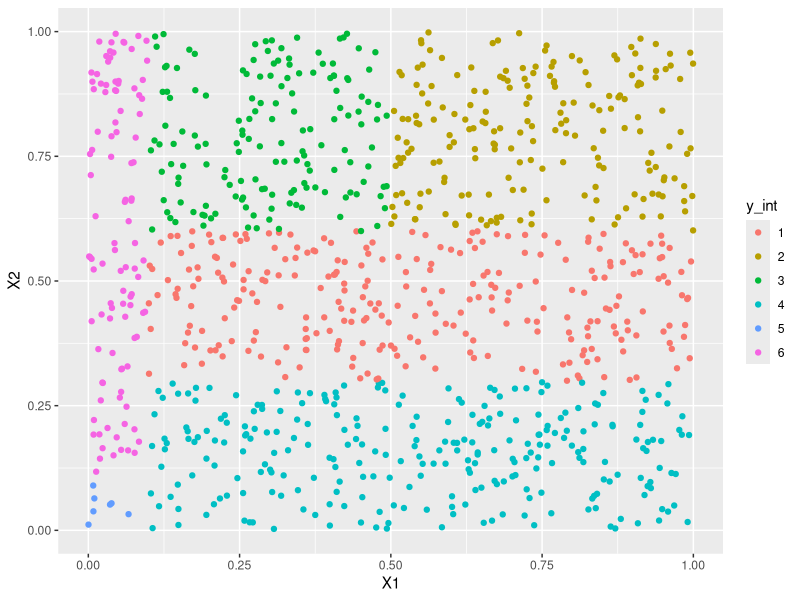
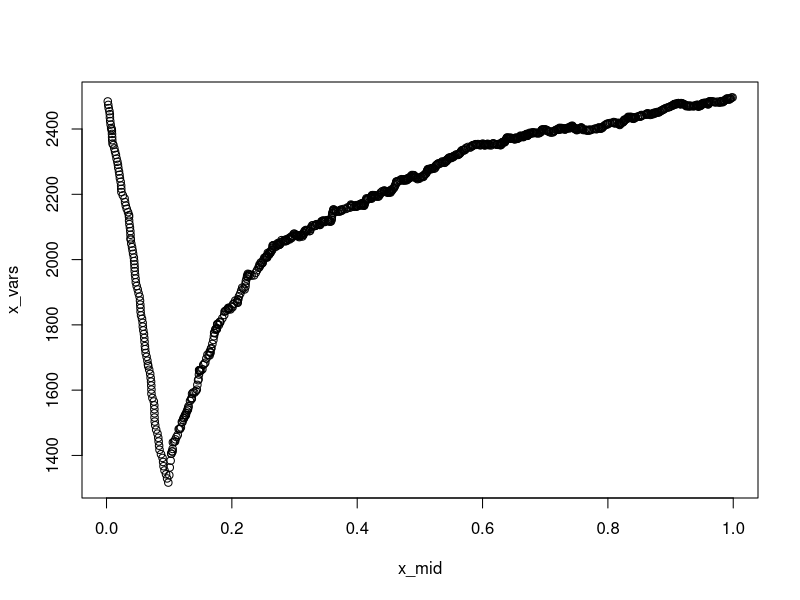
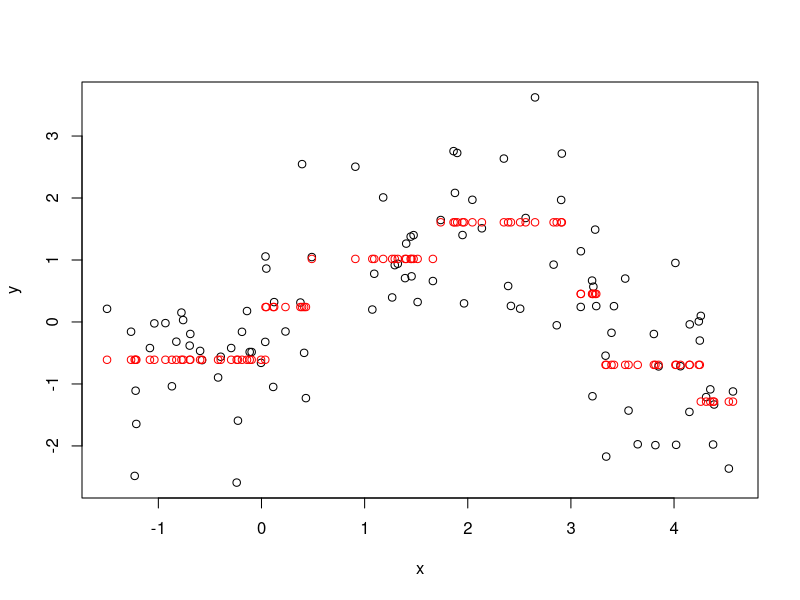
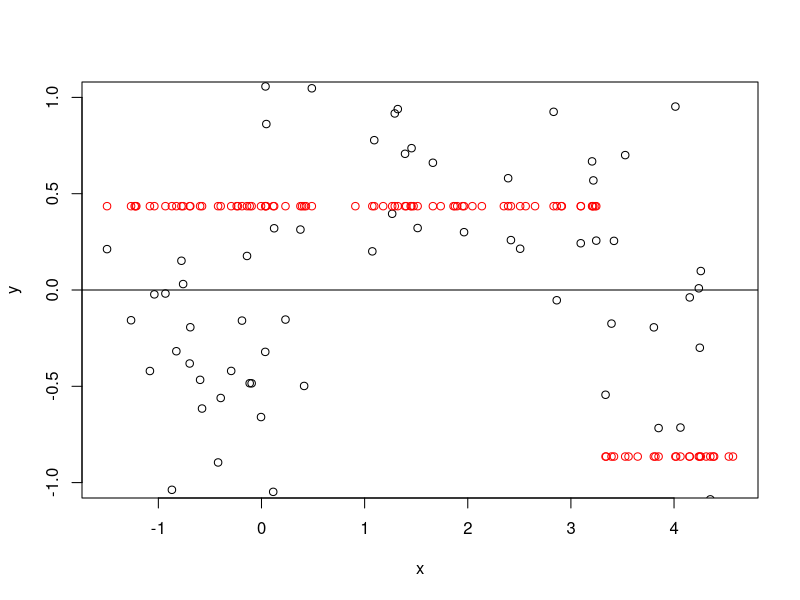
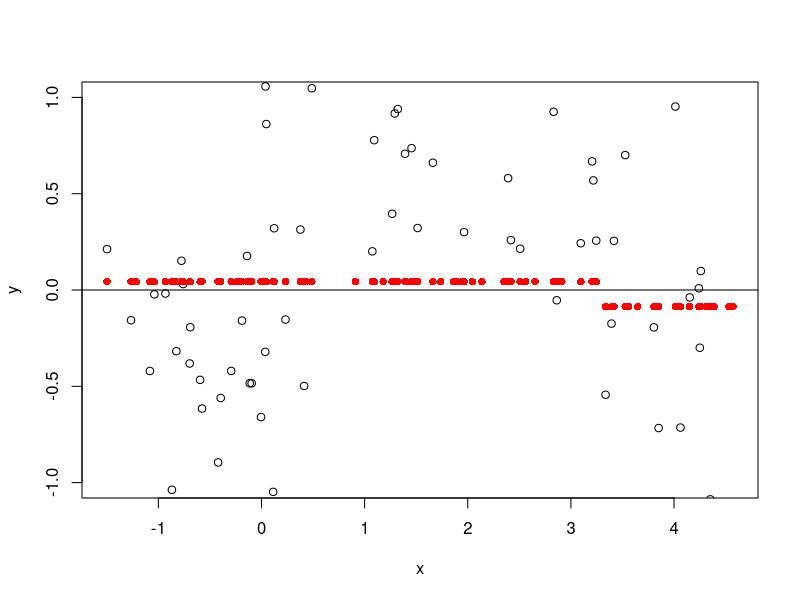
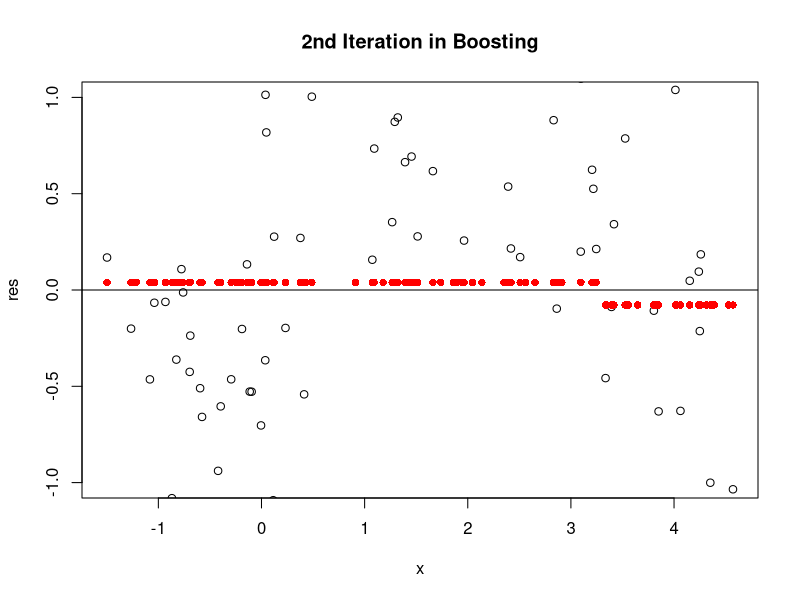
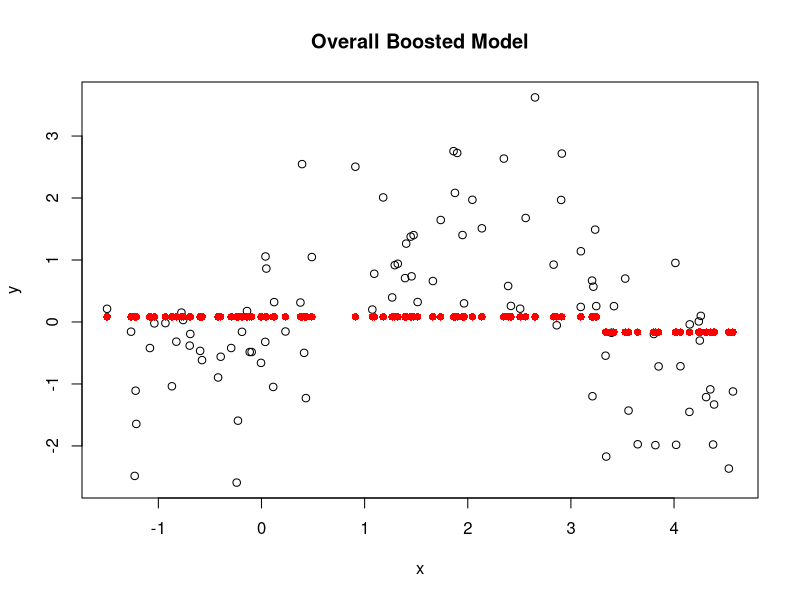
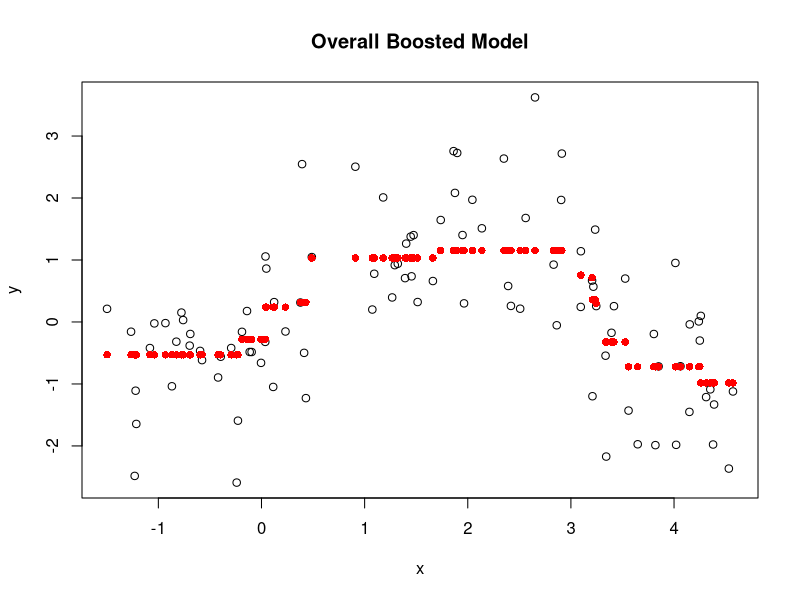

Here is the R script that generated these plots, in order:
## ---- chunk 1
knitr::opts_chunk$set(echo = TRUE)
library(rpart)
## ---- chunk 2
n <- 1000
x <- cbind(runif(n), runif(n))
y <- rep(1, n)
noise_sd <- 0.1
rect <- x[, 1] > 0.1 & x[, 2] < 0.6 & x[, 2] > 0.3
y[rect] <- rnorm(sum(rect), 1, noise_sd)
rect <- x[, 1] > 0.5 & x[, 2] > 0.6
y[rect] <- rnorm(sum(rect), 2, noise_sd)
rect <- x[, 1] < 0.5 & x[, 1] > 0.1 & x[, 2] > 0.6
y[rect] <- rnorm(sum(rect), 3, noise_sd)
rect <- x[, 1] > 0.1 & x[, 2] < 0.3
y[rect] <- rnorm(sum(rect), 4, noise_sd)
rect <- x[, 1] < 0.1 & x[, 2] < 0.1
y[rect] <- rnorm(sum(rect), 5, noise_sd)
rect <- x[, 1] < 0.1 & x[, 2] > 0.1
y[rect] <- rnorm(sum(rect), 6, noise_sd)

df <- data.frame(x, y, y_int = as.factor(round(y)))
library(ggplot2)
base_plot <- ggplot(df, aes(X1, X2, color=y_int)) + geom_point()

base_plot
## ---- chunk 3
split_var <- function(split, x, y){
  condition <- x >= split
  sum_squares <- var(y[condition]) * sum(condition) + var(y[!condition]) * sum(!condition)
  return(sum_squares)
}
uniq_x <- sort(unique(x[, 1]))
x_mid <- (uniq_x[-length(uniq_x)] + uniq_x[-1]) / 2
x_vars <- sapply(x_mid, split_var, x=x[, 1], y=y)
plot(x_mid, x_vars)
min(x_vars, na.rm=TRUE)
x_mid[which.min(x_vars)]

cart <- rpart(y ~ x)#, control = list(cp = 0.05))
cart
## ---- chunk 4
y_fac <- as.factor(round(y))
cart1 <- rpart(y_fac ~ x)
## ---- chunk 5
x <- runif(100, -pi/2, pi * 3 / 2)
y <- sin(x) + rnorm(100)
m1 <- rpart(y ~ x, control=list(maxdepth=1))
predict(m1)
png("~/Desktop/boost1.png")
plot(x, y, ylim=c(-1, 1))
points(x, predict(m1), col="red")
abline(h=0)
dev.off()

alpha <- 0.1
png("~/Desktop/boost2.png")
plot(x, y, ylim=c(-1, 1))
points(x, predict(m1) * alpha, col="red", pch=16)
abline(h=0)
dev.off()

res <- y - predict(m1) * alpha

m2 <- rpart(res ~ x, control=list(maxdepth=1))
png("~/Desktop/boost3.png")
plot(x, res, main="2nd Iteration in Boosting", ylim=c(-1, 1))
points(x, predict(m2) * alpha, col="red", pch=16)
abline(h=0)
dev.off()

png("~/Desktop/boost4png")
plot(x, y, main="Overall Boosted Model")
points(x, alpha * (predict(m1) + predict(m2)), pch=16, col="red")
dev.off()

overall <- alpha* (predict(m1) + predict(m2))
for(b in seq_len(100)){
  res <- y - overall
  new_m <- rpart(res ~ x, control=list(maxdepth=1))
  overall <- overall + predict(new_m) * alpha
}

png("~/Desktop/boost7png")
plot(x, y, main="Overall Boosted Model")
points(x, overall, pch=16, col="red")
dev.off()

cart <- rpart(y ~ x)
plot(x, y)
points(x, predict(cart), col="red")
